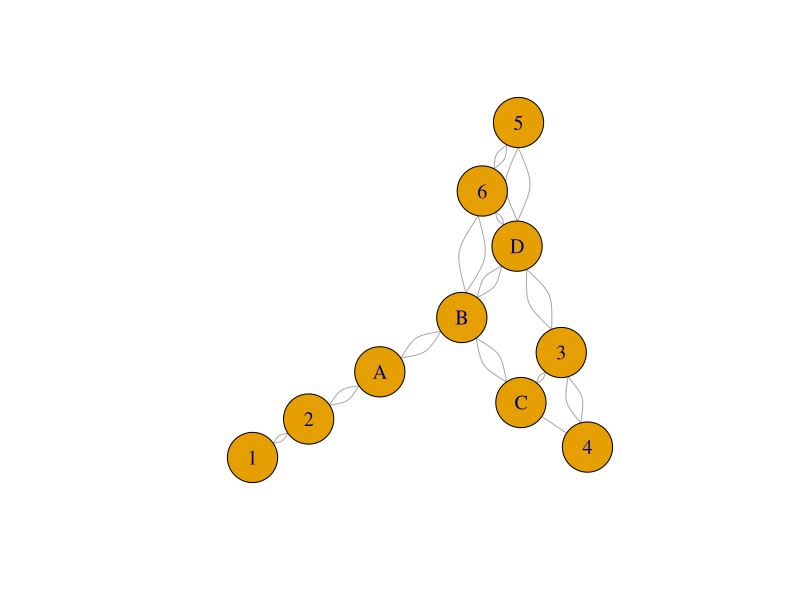
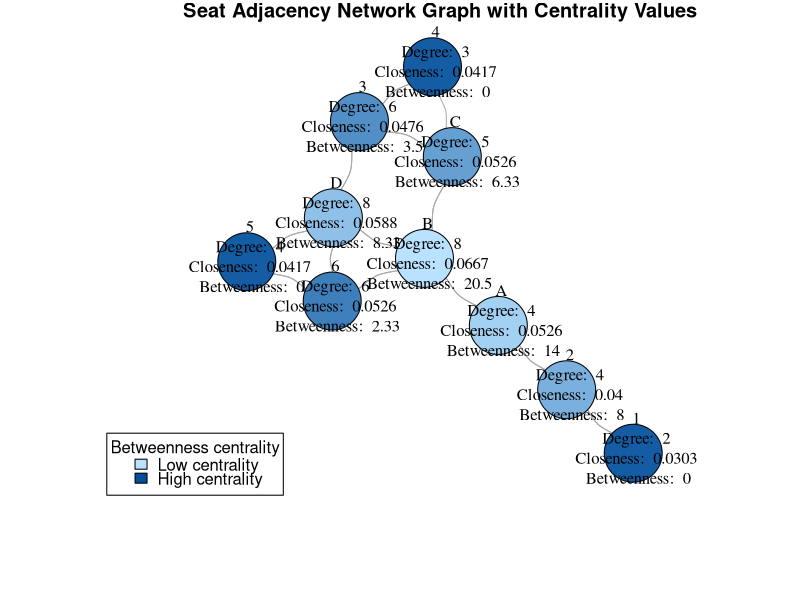

These figures' R source, in order:
## ---- chunk 1
knitr::opts_chunk$set(echo = TRUE)
## ---- chunk 2
# Load the igraph package
library(igraph)

# Create the nodes
seat_nodes <- c(1:6, LETTERS[1:4])

# Create an empty graph with the seat nodes
seat_adjacency_graph <- graph.empty(n = length(seat_nodes), directed = FALSE)
V(seat_adjacency_graph)$name <- seat_nodes

# Create the adjacency list
adj_list <- list(
  "1" = c("2"),
  "2" = c("1", "A"),
  "3" = c("4", "D", "C"),
  "4" = c("3", "C"),
  "5" = c("D", "6"),
  "6" = c("5", "D", "B"),
  "A" = c("B", "2"),
  "B" = c("6", "D", "C", "A"),
  "C" = c("3", "B"),
  "D" = c("3", "5", "6", "B")
)

# Add edges based on adjacency rules
for (seat in names(adj_list)) {
  for (neighbor in adj_list[[seat]]) {
    seat_adjacency_graph <- add.edges(seat_adjacency_graph, c(seat, neighbor))
  }
}

# Plot the seat adjacency graph
plot(seat_adjacency_graph, vertex.size = 30, vertex.label.cex = 1.2)
## ---- chunk 3
# Define the seat choices
seat_choices <- LETTERS[1:4]

# Calculate centralities for the seat choices
degree_centralities <- degree(seat_adjacency_graph, v = seat_choices)
closeness_centralities <- closeness(seat_adjacency_graph, v = seat_choices)
betweenness_centralities <- betweenness(seat_adjacency_graph, v = seat_choices)

# Combine the centralities into a data frame
centralities <- data.frame(
  Seat = seat_choices,
  Degree = degree_centralities / 2,  # divide degree centralities by 2
  Closeness = closeness_centralities,
  Betweenness = betweenness_centralities
)

# Print the centralities data frame
print(centralities)
## ---- chunk 4
# Generate a color palette with 10 colors
color_palette <- colorRampPalette(c("#B8E2FF", "#004D99"))(10)


# Add centrality values to the graph vertices
V(seat_adjacency_graph)$degree <- degree(seat_adjacency_graph)
V(seat_adjacency_graph)$closeness <- closeness(seat_adjacency_graph)
V(seat_adjacency_graph)$betweenness <- betweenness(seat_adjacency_graph)

# Customize vertex labels with centrality values
vertex_labels <- paste(V(seat_adjacency_graph)$name,
                       "\nDegree: ", V(seat_adjacency_graph)$degree,
                       "\nCloseness: ", round(V(seat_adjacency_graph)$closeness, 4),
                       "\nBetweenness: ", round(V(seat_adjacency_graph)$betweenness, 2))

# Normalize betweenness centrality values
scaled_betweenness <- scale(V(seat_adjacency_graph)$betweenness)

# Assign colors based on normalized betweenness centrality
V(seat_adjacency_graph)$color <- color_palette[rank(-scaled_betweenness)][V(seat_adjacency_graph)]

# Set plot margins
par(mar = c(5, 5, 1, 1)) 

# Plot graph
plot(seat_adjacency_graph, vertex.size = 30, vertex.label = vertex_labels, 
     vertex.label.cex = 1, vertex.label.color = "black", vertex.label.dist = 0.5,
     edge.arrow.size = 0.2, edge.curved = 0.3, layout = layout_with_kk,
     main = "Seat Adjacency Network Graph with Centrality Values")

# Add color legend
legend("bottomleft", legend = c("Low centrality", "High centrality"), 
       fill = c(color_palette[1], color_palette[10]), title = "Betweenness centrality",
       x.intersp = 0.7, y.intersp = 0.7, inset = 0.01)
